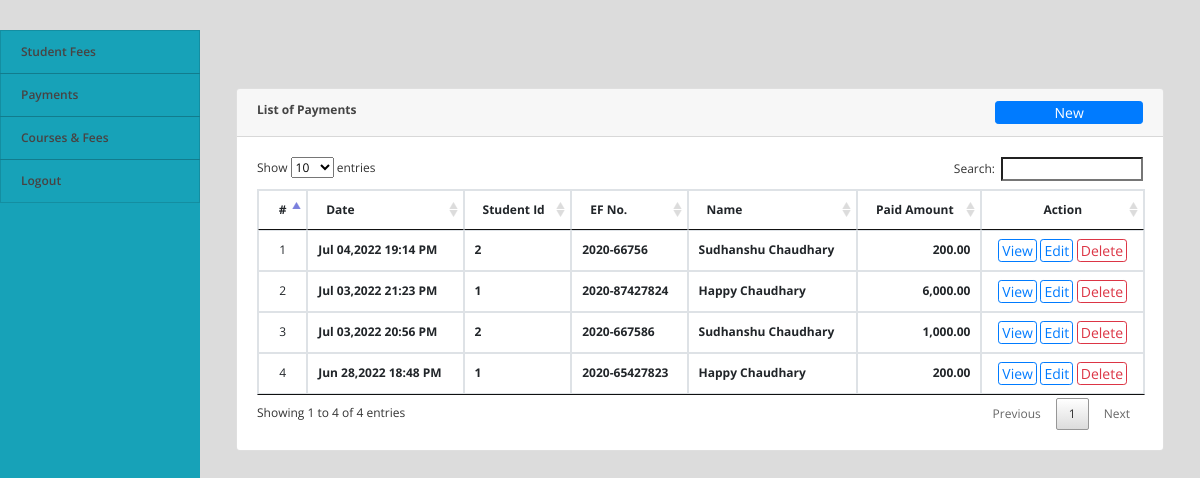
The page /accountant/index.php (signed in) on the database as committed earlier.
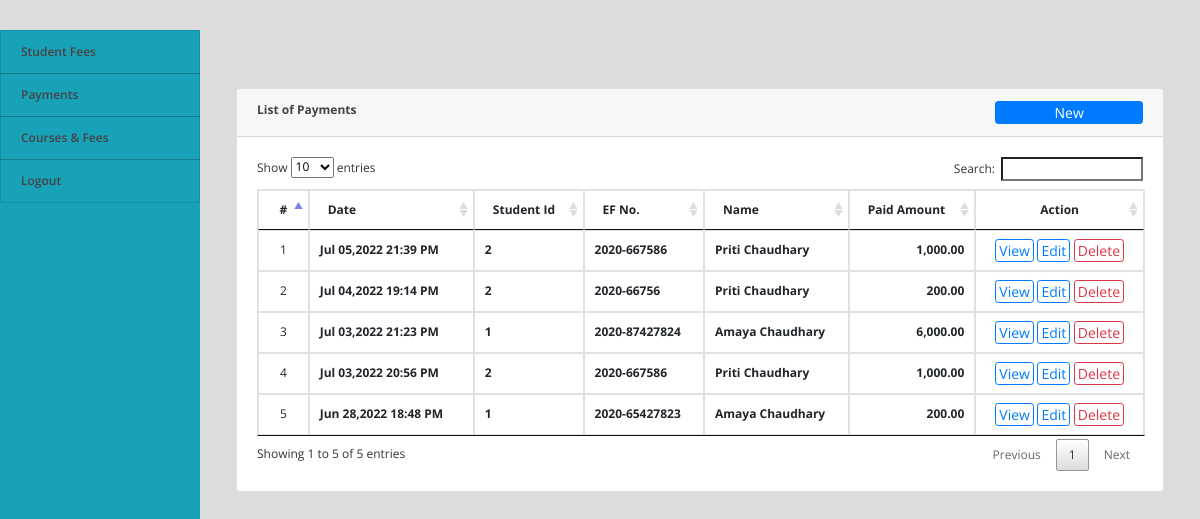
The same page on the database as committed later.
### tables this page shows
CREATE TABLE `payments` (
  `id` int(30) NOT NULL,
  `ef_id` int(30) NOT NULL,
  `amount` float NOT NULL,
  `remarks` text NOT NULL,
  `date_created` datetime NOT NULL DEFAULT current_timestamp() ON UPDATE current_timestamp()
);

CREATE TABLE `students` (
  `student_id` int(11) NOT NULL,
  `name` varchar(255) NOT NULL,
  `email` varchar(255) NOT NULL,
  `password` varchar(255) NOT NULL,
  `class_id` int(11) NOT NULL,
  `phone` varchar(255) NOT NULL,
  `gender` varchar(255) NOT NULL,
  `dob` date NOT NULL,
  `created_at` date NOT NULL DEFAULT current_timestamp(),
  `address` varchar(255) NOT NULL,
  `active` int(1) NOT NULL DEFAULT 1
);

CREATE TABLE `student_ef_list` (
  `id` int(30) NOT NULL,
  `student_id` int(30) NOT NULL,
  `ef_no` varchar(200) NOT NULL,
  `course_id` int(30) NOT NULL,
  `total_fee` float NOT NULL,
  `date_created` datetime NOT NULL DEFAULT current_timestamp(),
  `month` varchar(20) NOT NULL
);

### accountant/payments.php (the view, shortened to what this page needs)
<?php include '../config.php'; ?>
<div class="container-fluid">
	<div class="col-lg-12">
		<div class="row">
			<div class="col-md-12">
				<div class="card">
					<div class="card-header">
						<b>List of Payments </b>
						<span class="float:right"><a class="btn btn-primary btn-block btn-sm col-sm-2 float-right" href="javascript:void(0)" id="new_payment">
					<i class="fa fa-plus"></i> New
				</a></span>
					</div>
					<div class="card-body">
						<table class="table table-condensed table-bordered table-hover">
							<thead>
								<tr>
									<th class="text-center">#</th>
									<th class="">Date</th>
									<th class="">Student Id</th>
									<th class="">EF No.</th>
									<th class="">Name</th>
									<th class="">Paid Amount</th>
									<th class="text-center">Action</th>
								</tr>
							</thead>
							<tbody>
								<?php
								$i = 1;
								$payments = $conn->query("SELECT p.*,s.name as sname, ef.ef_no,s.student_id FROM payments p inner join student_ef_list ef on ef.id = p.ef_id inner join students s on s.student_id = ef.student_id order by unix_timestamp(p.date_created) desc ");
								if($payments->num_rows > 0):
								while($row=$payments->fetch_assoc()):
								?>
								<tr>
									<td class="text-center"><?php echo $i++ ?></td>
									<td>
										<p> <b><?php echo date("M d,Y H:i A",strtotime($row['date_created'])) ?></b></p>
									</td>
									<td>
										<p> <b><?php echo $row['student_id'] ?></b></p>
									</td>
									<td>
										<p> <b><?php echo $row['ef_no'] ?></b></p>
									</td>
									<td>
										<p> <b><?php echo ucwords($row['sname']) ?></b></p>
									</td>
									<td class="text-right">
										<p> <b><?php echo number_format($row['amount'],2) ?></b></p>
									</td>
									<td class="text-center">
										<button class="btn btn-sm btn-outline-primary view_payment" type="button" data-id="<?php echo $row['id'] ?>" data-ef_id="<?php echo $row['ef_id'] ?>">View</button>
										<button class="btn btn-sm btn-outline-primary edit_payment" type="button" data-id="<?php echo $row['id'] ?>" >Edit</button>
										<button class="btn btn-sm btn-outline-danger delete_payment" type="button" data-id="<?php echo $row['id'] ?>">Delete</button>
									</td>
								</tr>
								<?php
									endwhile;
									else:
								?>
								<tr>
									<th class="text-center" colspan="7">No data.</th>
								</tr>
								<?php
									endif;
								?>
							</tbody>
						</table>
					</div>
				</div>
			</div>
		</div>
	</div>
</div>

Rows that differ between the two databases and show on the page:
added payments: date_created "Jul 05,2022 21:39 PM", students.student_id "2", student_ef_list.ef_no "2020-667586", students.name "Priti Chaudhary", amount "1,000.00"
changed through a linked row, payments "Jul 04,2022 19:14 PM": students.name "Sudhanshu Chaudhary" → "Priti Chaudhary"
changed through a linked row, payments "Jul 03,2022 21:23 PM": students.name "Happy Chaudhary" → "Amaya Chaudhary"
changed through a linked row, payments "Jul 03,2022 20:56 PM": students.name "Sudhanshu Chaudhary" → "Priti Chaudhary"
changed through a linked row, payments "Jun 28,2022 18:48 PM": students.name "Happy Chaudhary" → "Amaya Chaudhary"
Other text that changed with them:
text written by a page script: "Show entries Search: Showing 1 to 4 of 4 entries Previous 1 Next" → "Show entries Search: Showing 1 to 5 of 5 entries Previous 1 Next"
